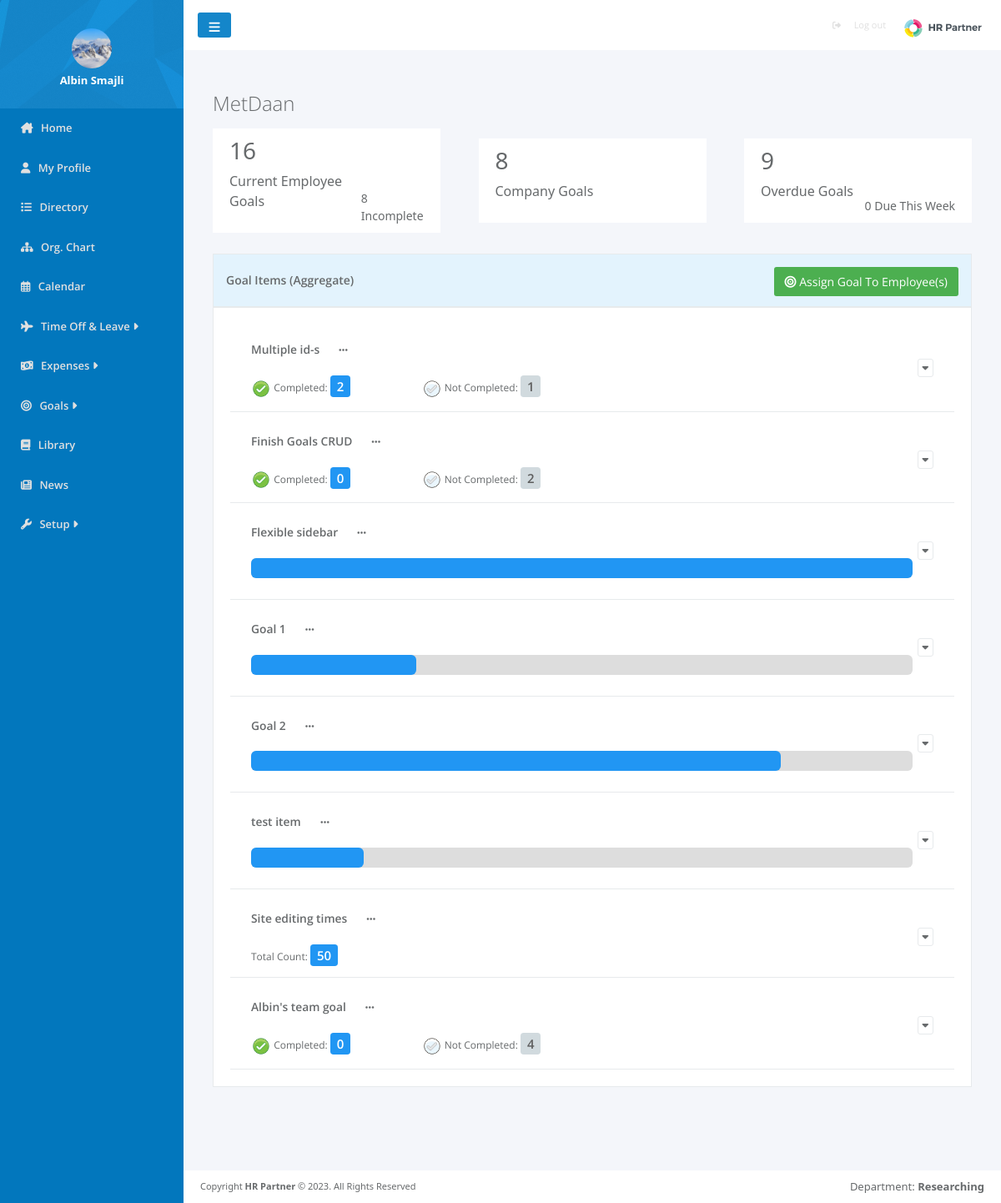
Screenshot of /pages/assignesGoals.php (signed in) with the database file from the repository.
### tables this page shows
CREATE TABLE `users` (
  `user_id` int(100) NOT NULL,
  `image` varchar(500) DEFAULT NULL,
  `name` varchar(200) NOT NULL,
  `surname` varchar(200) NOT NULL,
  `email` varchar(200) NOT NULL,
  `password` varchar(500) NOT NULL,
  `Position_ID` int(11) DEFAULT NULL,
  `Departament_ID` int(11) DEFAULT NULL,
  `role` int(11) NOT NULL,
  `location` varchar(100) DEFAULT NULL,
  `status` varchar(100) DEFAULT NULL,
  `report_to` int(11) DEFAULT NULL,
  `gender` varchar(10) DEFAULT NULL,
  `born` date DEFAULT NULL,
  `started` date DEFAULT NULL,
  `company` int(11) DEFAULT NULL
);

CREATE TABLE `companygoals` (
  `id` int(11) NOT NULL,
  `name` varchar(200) DEFAULT NULL,
  `description` varchar(500) NOT NULL,
  `type` varchar(100) NOT NULL,
  `due_date` date NOT NULL,
  `created` date NOT NULL,
  `target_value` varchar(100) DEFAULT NULL,
  `company_id` int(11) NOT NULL,
  `users` varchar(500) NOT NULL,
  `user_goal` tinyint(1) DEFAULT NULL
);

### pages/assignesGoals.php (the view, shortened to what this page needs)
<?php
require_once '../config.php';
$userId = $_SESSION['user_id'];
$companyId = $_SESSION['company'];
$today = date('y-m-d');
$companyGoalsQ = "SELECT * FROM companygoals WHERE company_id=:company_id and user_goal is null";
$prep = $con->prepare($companyGoalsQ);
$prep->bindValue(':company_id', $companyId);
$prep->execute();
$comapnygoals = $prep->fetchAll(PDO::FETCH_ASSOC);
$allValuesQ = "SELECT * FROM `companygoalsvalue`";
$prep = $con->prepare($allValuesQ);
$prep->execute();
$allGoalValues = $prep->fetchAll(PDO::FETCH_ASSOC);
$valuesByGoal = [];
foreach ($allGoalValues as $val) {
    $valuesByGoal[$val['company_goal']][] = $val;
}
$usergoalQ = "SELECT COUNT(*) FROM `companygoalsvalue`";
$prep = $con->prepare($usergoalQ);
$prep->execute();
$userGoals = $prep->fetch();
$usergoalincQ = "SELECT COUNT(*) FROM `companygoalsvalue` WHERE done is null";
$prep = $con->prepare($usergoalincQ);
$prep->execute();
$incompleteUserGoals = $prep->fetch();
$overdueQ = "SELECT COUNT(*) FROM `companygoals` WHERE due_date < :today ";
$prep = $con->prepare($overdueQ);
$prep->bindParam(':today', $today);
$prep->execute();
$overdue = $prep->fetch();
$weekoverdueQ = "SELECT COUNT(*)
FROM companygoals
WHERE YEARWEEK(due_date, 1) = YEARWEEK(CURDATE(), 1)";
$prep = $con->prepare($weekoverdueQ);
$prep->execute();
$thisweekoverdue = $prep->fetch();
$ActiveCompGoal = "SELECT COUNT(*)
FROM companygoals where user_goal is null";
$prep = $con->prepare($ActiveCompGoal);
$prep->execute();
$ActiveCompGoalNumber = $prep->fetch();
?>
<head>
    <link rel="stylesheet" href="../css/assignedGoal.css">
    <link href="https://cdn.jsdelivr.net/npm/bootstrap@5.3.1/dist/css/bootstrap.min.css" rel="stylesheet"
>
</head>
<body style="background-color: #F4F6FA;">
    <div>
        <?php include '../template/sidebar.php' ?>
    </div>
    <div class="content">
        <?php include '../template/navbar.php' ?>
        <div class="companyName">
            <?php echo "<h2>" . $_SESSION['company_name'] . "</h2>"; ?>
        </div>
        <div id="goalsStats">
            <div class="stats">
                <div>
                    <h3><?= $userGoals['COUNT(*)'] ?></h3>
                    <p>Current Employee Goals</p>
                </div>
                <small><?= $incompleteUserGoals['COUNT(*)'] ?> Incomplete</small>
            </div>
            <div class="stats">
                <div>
                    <h3><?= $ActiveCompGoalNumber['COUNT(*)'] ?></h3>
                    <p>Company Goals</p>
                </div>
            </div>
            <div class="stats">
                <div>
                    <h3><?= $overdue['COUNT(*)'] ?></h3>
                    <p>Overdue Goals</p>
                </div>
                <small><?= $thisweekoverdue['COUNT(*)'] ?> Due This Week</small>
            </div>
        </div>
        <div id="goalsBody">
            <div id="goalsTableHead">
                <h5>Goal Items (Aggregate)</h5>
                <a data-bs-toggle="modal" data-bs-target="#assigneGoalModal" data-bs-whatever="@mdo">
                    <i class="fa fa-bullseye m-r-xs"></i>
                    Assign Goal To Employee(s)
                </a>
            </div>
            <div id="goalsTableBody">
                <?php foreach ($comapnygoals as $comapnygoal): ?>
                    <div class="comapanyGoals">
                        <div class="description">
                            <span><?= $comapnygoal['name'] ?></span>
                            <a class="more">
                                <i class="fa-solid fa-ellipsis"></i>
                            </a>
                            <br>
                        </div>
                        <div class="cmpNotCmp">
                            <div class="pull-right">
                                <button class="showUseres"><i class="fa fa-caret-down"></i></button>
                            </div>
                            <?php if ($comapnygoal['type'] == 'Objective') { ?>
                                <div class="row">
                                    <div class="col">
                                        <?php
                                        $goalId = $comapnygoal['id'];
                                        $users = json_decode($comapnygoal['users'], true);
                                        $userCount = count($users);
                                        $values = $valuesByGoal[$goalId] ?? [];
                                        $totalCompleted = array_sum(array_column($values, 'completed'));
                                        ?>
                                        <img src="../images/check_on.png" width="24px" alt="">
                                        <span>Completed:</span>
                                        <span class="completedNr"><?= htmlspecialchars($totalCompleted) ?></span>
                                    </div>
                                    <div class="col">
                                        <img src="../images/check_off.png" width="24px" alt="">
                                        <span>Not Completed:</span>
                                        <span
                                            class="notCompletedNr"><?= htmlspecialchars($userCount - $totalCompleted) ?></span>
                                    </div>
                                </div>
                            <?php } elseif ($comapnygoal['type'] == 'Number' || $comapnygoal['type'] == 'Percentage' || $comapnygoal['type'] == 'Currency') { ?>
                                <div class="completedBar">
                                    <?php
                                    $goalId = $comapnygoal['id'];
                                    $targetPerUser = $comapnygoal['target_value'];
                                    $users = json_decode($comapnygoal['users'], true);
                                    $userCount = count($users);
                                    $totalTarget = $userCount * $targetPerUser;
                                    $values = $valuesByGoal[$goalId] ?? [];
                                    $totalCompleted = array_sum(array_column($values, 'value'));
                                    $percentComplete = $totalTarget > 0 ? round(($totalCompleted / $totalTarget) * 100) : 0;
                                    ?>
                                    <div class="goal-progress">
                                        <div class="goal-bar" style="width: <?= $percentComplete ?>%;
                                        background-color: <?= $percentComplete == 100 ? '#2196f3' : '#2196f3' ?>;">
                                        </div>
                                    </div>
                                </div>
                            <?php } else { ?>
                                <div class="row">
                                    <div class="col">
                                        <?php
                                        $targetPerUser = $comapnygoal['target_value'];
                                        $users = json_decode($comapnygoal['users'], true);
                                        $userCount = count($users);
                                        $totalTarget = $userCount * $targetPerUser;
                                        ?>
                                        <span>Total Count:</span>
                                        <span class="completedNr"><?= htmlspecialchars($totalTarget) ?></span>
                                    </div>
                                </div>
                            <?php } ?>
                        </div>
                    </div>
                <?php endforeach ?>
            </div>
        </div>
        <?php include '../template/footer.php'; ?>
    </div>
</body>
</html>

### template/sidebar.php (shortened to what this page needs)
<?php $sql = "SELECT u.user_id, u.image from users u where user_id=$userId";
$prep = $con->prepare($sql);
$prep->execute();
$userImages = $prep->fetchAll();
$userName=$_SESSION['name'];
?>
<head>
    <link rel="stylesheet" href="../css/index.css">
</head>
<div id="sidebar">
    <ul id="sidebarElements">
        <li id="profile">
            <div class="profile-element">
                <span class="profile-element-image">
                    <?php foreach ($userImages as $userImage): ?>
                        <img src="../userIMG/<?= $userImage['image'] ?>" alt="">
                    <?php endforeach; ?>
                </span>
                <span class="profile-element-name">
                    <strong><?= $userName ?></strong>
                </span>
            </div>
        </li>
        <li class="<?= basename($_SERVER['PHP_SELF']) == 'home.php' ? 'active' : '' ?>">
            <a href="home.php" class="sidebarElements-links">
                <i class="fa-solid fa-house-chimney"></i>
                <span>Home</span>
            </a>
        </li>
        <li class="<?= basename($_SERVER['PHP_SELF']) == 'myProfile.php' ? 'active' : '' ?>">
            <a href="myProfile.php" class="sidebarElements-links">
                <i class="fa-solid fa-user"></i>
                <span>My Profile</span>
            </a>
        </li>
        <li class="<?= basename($_SERVER['PHP_SELF']) == 'directory.php' ? 'active' : '' ?>">
            <a href="directory.php" class="sidebarElements-links">
                <i class="fa-solid fa-list"></i>
                <span>Directory</span>
            </a>
        </li>
        <li class="<?= basename($_SERVER['PHP_SELF']) == 'orgChart.php' ? 'active' : '' ?>">
            <a href="orgChart.php" class="sidebarElements-links">
                <i class="fa-solid fa-sitemap"></i>
                <span>Org. Chart</span>
            </a>
        </li>
        <li class="<?= basename($_SERVER['PHP_SELF']) == 'userCalendar.php' ? 'active' : '' ?>">
            <a href="userCalendar.php" class="sidebarElements-links">
                <i class="fa-regular fa-calendar-days"></i>
                <span>Calendar</span>
            </a>
        </li>
        <?php if ($_SESSION['role'] == 0) { ?>
            <li Style="cursor: pointer;" onclick="toggleDropdown(this)">
                <a class="sidebarElements-links">
                    <i class="fa fa-plane"></i>
                    <span>
                        Time Off & Leave
                        <i class="fa-solid fa-caret-right"></i>
                    </span>
                </a>
                <ul class="dropdown">
                    <li>
                        <a href="request.php">
                            <i class="fa-solid fa-suitcase"></i>
                            Request
                        </a>
                    </li>
                    <li>
                        <a href="approverequest.php">
                            <i class="fa fa-calendar-check-o"></i>
                            Approve
                        </a>
                    </li>
                    <li>
                        <a href="requesthistory.php">
                            <i class="fa fa-list"></i>
                            History
                        </a>
                    </li>
                </ul>
            </li>
        <?php } else { ?>
            <li onclick="toggleDropdown(this)">
                <a class="sidebarElements-links">
                    <i class="fa fa-plane"></i>
                    <span>
                        Time Off & Leave
                        <i class="fa-solid fa-caret-right"></i>
                    </span>
                </a>
            </li>
            <?php } ?>
            <?php if ($_SESSION['role'] == 0) { ?>
                <li Style="cursor: pointer;" class="<?= basename($_SERVER['PHP_SELF']) == 'empexpenses.php' ? 'active' : '' ?>">
                    <a href="empexpenses.php" class="sidebarElements-links">
                        <i class="fa-solid fa-money-bill-1-wave"></i>
                        <span>Expenses</span>
                    </a>
                </li>
            <?php } else { ?>
                <li Style="cursor: pointer;" onclick="toggleDropdown(this)">
                    <a class="sidebarElements-links">
                        <i class="fa-solid fa-money-bill-1-wave"></i>
                        <span>
                            Expenses
                            <i class="fa-solid fa-caret-right"></i>
                        </span>
                    </a>
                </li>
            <?php } ?>
            <?php if ($_SESSION['role'] == 0) { ?>
                <li class="<?= basename($_SERVER['PHP_SELF']) == 'goals.php' ? 'active' : '' ?>">
                    <a href="goals.php" class="sidebarElements-links">
                        <i class="fa-solid fa-bullseye"></i>
                        <span>Goals</span>
                    </a>
                </li>
            <?php } else { ?>
                <li Style="cursor: pointer;" onclick="toggleDropdown(this)">
                    <a class="sidebarElements-links">
                        <i class="fa-solid fa-bullseye"></i>
                        <span>
                            Goals
                            <i class="fa-solid fa-caret-right"></i>
                        </span>
                    </a>
                </li>
            <?php } ?>
            <li class="<?= basename($_SERVER['PHP_SELF']) == 'library.php' ? 'active' : '' ?>">
                <a href="library.php" class="sidebarElements-links">
                    <i class="fa-solid fa-book"></i>
                    <span>Library</span>
                </a>
            </li>
            <?php if ($_SESSION['role'] == 0) { ?>
                <li class="<?= basename($_SERVER['PHP_SELF']) == 'empNews.php' ? 'active' : '' ?>">
                    <a href="empNews.php" class="sidebarElements-links">
                        <i class="fa-solid fa-newspaper"></i>
                        <span>News</span>
                    </a>
                </li>
            <?php } else { ?>
                <li class="<?= basename($_SERVER['PHP_SELF']) == 'news.php' ? 'active' : '' ?>">
                    <a href="news.php" class="sidebarElements-links">
                        <i class="fa-solid fa-newspaper"></i>
                        <span>News</span>
                    </a>
                </li>
        <?php } ?>
        <?php if ($_SESSION['role'] == 1) { ?>
            <li Style="cursor: pointer;" onclick="toggleDropdown(this)">
                    <a class="sidebarElements-links">
                        <i class="fa-solid fa-wrench"></i>
                        <span>
                            Setup
                            <i class="fa-solid fa-caret-right"></i>
                        </span>
                    </a>
                </li>
        <?php } ?>
    </ul>
</div>

### rows the page displays
users: image (picture)
companygoals: name "Multiple id-s", id "2", $userCount-$totalCompleted "1"
companygoals: name "Finish Goals CRUD", id "0", $userCount-$totalCompleted "2"
companygoals: name "Flexible sidebar"
companygoals: name "Goal 1"
companygoals: name "Goal 2"
companygoals: name "test item"
companygoals: name "Site editing times", target_value "50"
companygoals: name "Albin's team goal", id "0", $userCount - $totalCompleted "4"

### other values shown
$userName "Albin Smajli"
$_SESSION['company_name'] "MetDaan"
$userGoals['COUNT(*)'] "16"
$incompleteUserGoals['COUNT(*)'] "8"
$ActiveCompGoalNumber['COUNT(*)'] "8"
$overdue['COUNT(*)'] "9"
$thisweekoverdue['COUNT(*)'] "0"
$_SESSION['departament'] "Researching"
